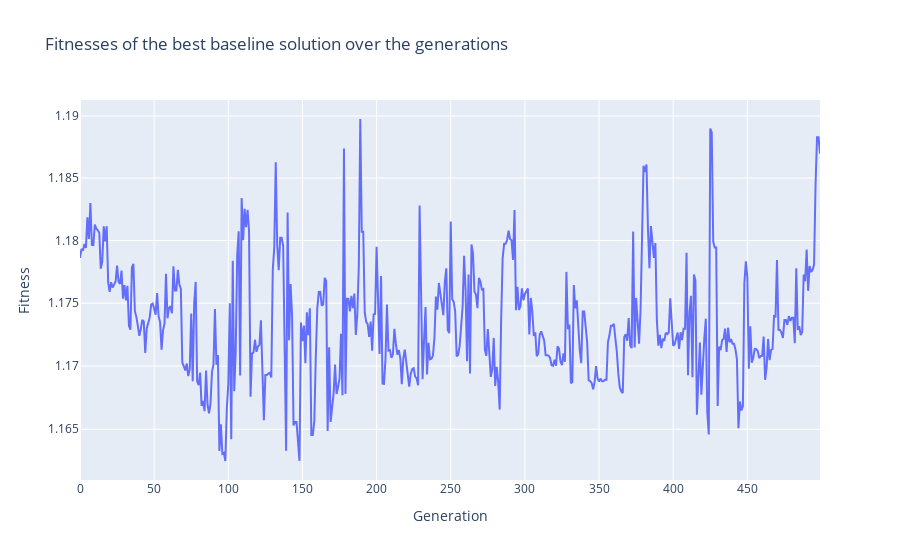
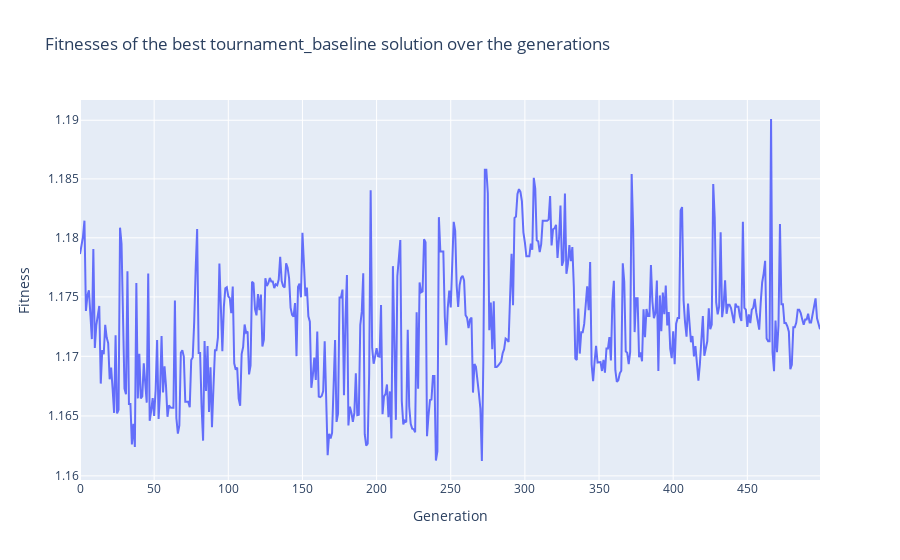
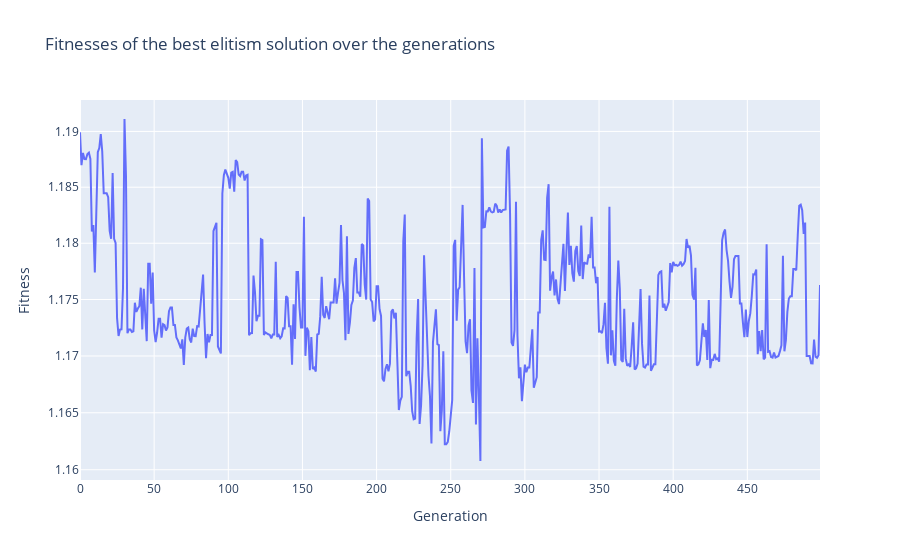

Notebook code cell kept with these figures, in order:
### Code cell
for i in tqdm(range(10)):
    plot_fitnesses("./results/baseline/best_fitness_{}.json".format(i), "./results/baseline/graphs/pop_size_200/500_epochs/fitness_{}.png".format(i), "baseline", 500)
    plot_fitnesses("./results/tournament_baseline/best_fitness_{}.json".format(i), "./results/tournament_baseline/graphs/pop_size_200/500_epochs/fitness_{}.png".format(i), "tournament_baseline", 500)
    plot_fitnesses("./results/elitism/best_fitness_{}.json".format(i), "./results/elitism/graphs/pop_size_200/500_epochs/fitness_{}.png".format(i), "elitism", 500)
    plot_fitnesses("./results/tournament/best_fitness_{}.json".format(i), "./results/tournament/graphs/pop_size_200/500_epochs/fitness_{}.png".format(i), "tournament", 500)

### Figure 1 — Plotly figure (JSON) as saved in the notebook; plotly's stock layout.template omitted (floating-point values rounded to 4 significant figures; data arrays with more than 128 entries replaced by an {"elided": "..."} marker saying what was removed)
{"data": [{"mode": "lines", "type": "scatter", "x": {"elided": "500 int values"}, "y": {"elided": "500 float values"}}], "layout": {"title": {"text": "Fitnesses of the best baseline solution over the generations"}, "xaxis": {"title": {"text": "Generation"}}, "yaxis": {"title": {"text": "Fitness"}, "type": "log"}}}

### Figure 2 — Plotly figure (JSON) as saved in the notebook; plotly's stock layout.template omitted (floating-point values rounded to 4 significant figures; data arrays with more than 128 entries replaced by an {"elided": "..."} marker saying what was removed)
{"data": [{"mode": "lines", "type": "scatter", "x": {"elided": "500 int values"}, "y": {"elided": "500 float values"}}], "layout": {"title": {"text": "Fitnesses of the best tournament_baseline solution over the generations"}, "xaxis": {"title": {"text": "Generation"}}, "yaxis": {"title": {"text": "Fitness"}, "type": "log"}}}

### Figure 3 — Plotly figure (JSON) as saved in the notebook; plotly's stock layout.template omitted (floating-point values rounded to 4 significant figures; data arrays with more than 128 entries replaced by an {"elided": "..."} marker saying what was removed)
{"data": [{"mode": "lines", "type": "scatter", "x": {"elided": "500 int values"}, "y": {"elided": "500 float values"}}], "layout": {"title": {"text": "Fitnesses of the best elitism solution over the generations"}, "xaxis": {"title": {"text": "Generation"}}, "yaxis": {"title": {"text": "Fitness"}, "type": "log"}}}
